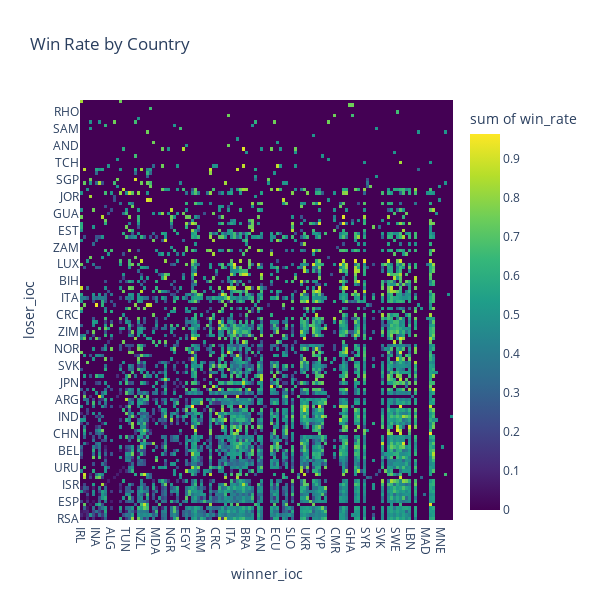

The notebook cell this image was saved under:
### Code cell
win_counts.sort_values(by="win_rate", ascending=True, inplace=True)
px.density_heatmap(win_counts, x="winner_ioc", y="loser_ioc", z="win_rate", color_continuous_scale="Viridis",
                   title="Win Rate by Country", height=600, width=600, template="plotly_white")

### Figure 1 — Plotly figure (JSON) as saved in the notebook; plotly's stock layout.template omitted (floating-point values rounded to 4 significant figures; data arrays with more than 128 entries replaced by an {"elided": "..."} marker saying what was removed)
{"data": [{"coloraxis": "coloraxis", "histfunc": "sum", "hovertemplate": "winner_ioc=%{x}<br>loser_ioc=%{y}<br>sum of win_rate=%{z}<extra></extra>", "name": "", "x": {"elided": "4566 str values"}, "xaxis": "x", "xbingroup": "x", "y": {"elided": "4566 str values"}, "yaxis": "y", "ybingroup": "y", "z": {"elided": "4566 float values"}, "type": "histogram2d"}], "layout": {"xaxis": {"anchor": "y", "domain": [0.0, 1.0], "title": {"text": "winner_ioc"}}, "yaxis": {"anchor": "x", "domain": [0.0, 1.0], "title": {"text": "loser_ioc"}}, "coloraxis": {"colorbar": {"title": {"text": "sum of win_rate"}}, "colorscale": [[0.0, "#440154"], [0.1111, "#482878"], [0.2222, "#3e4989"], [0.3333, "#31688e"], [0.4444, "#26828e"], [0.5556, "#1f9e89"], [0.6667, "#35b779"], [0.7778, "#6ece58"], [0.8889, "#b5de2b"], [1.0, "#fde725"]]}, "legend": {"tracegroupgap": 0}, "title": {"text": "Win Rate by Country"}, "height": 600, "width": 600}}
